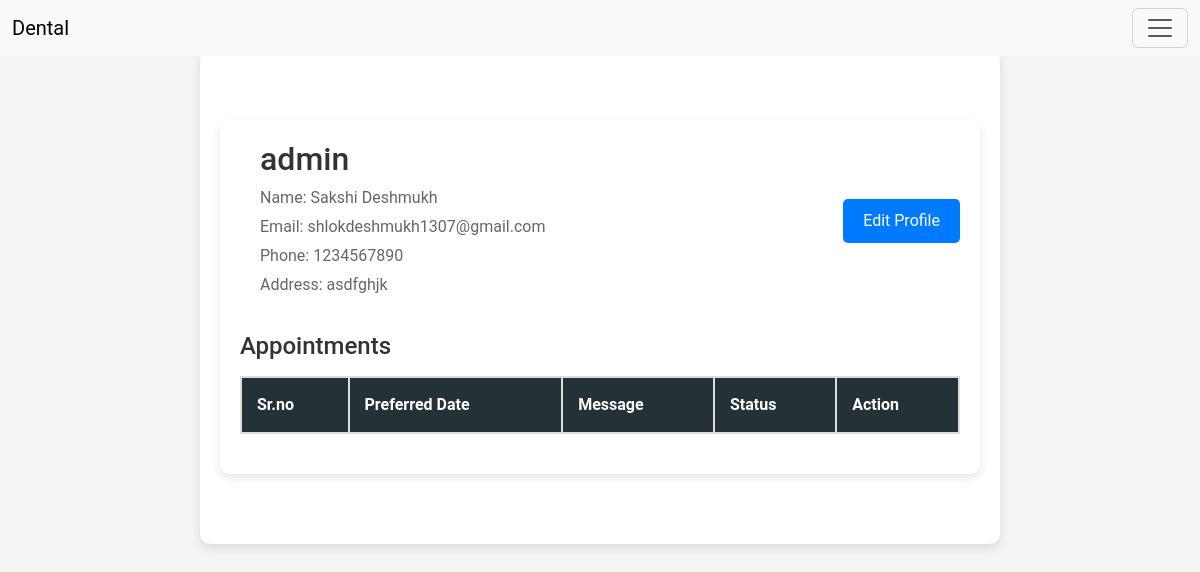
The app's page /profilepage/ (signed in), older data.
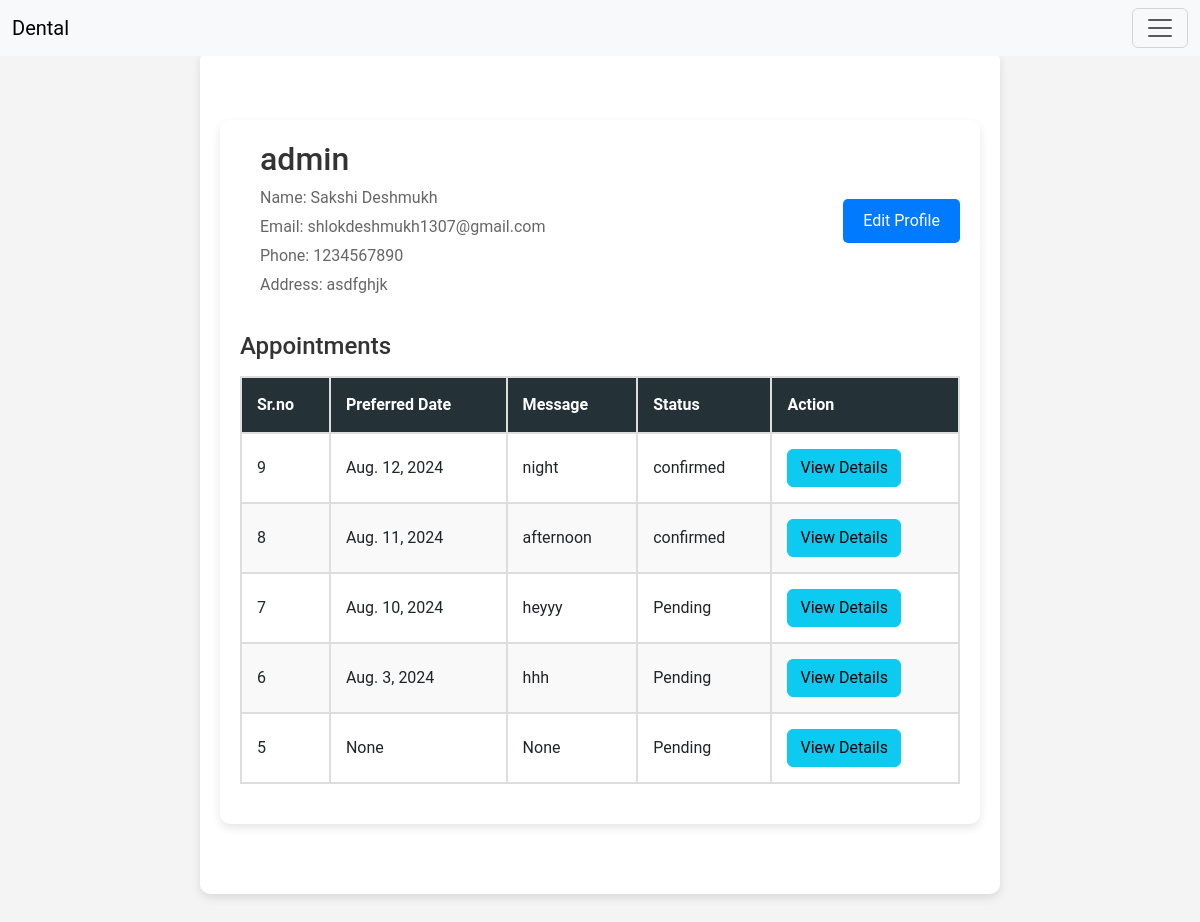
The same page, newer data.
### appoint/models.py (models this page shows, shortened)
class app(models.Model):
    user=models.ForeignKey(User, on_delete=models.CASCADE ,null=True)
    app_service=models.ManyToManyField(service, through='appitem')
    created_at= models.DateTimeField(auto_now_add=True,null=True)
    total_amount=models.DecimalField(max_digits=7,decimal_places=2,null=True)
    finalized = models.BooleanField(default=False)
    preferred_date = models.DateField(null=True)
    message = models.TextField(blank=True, null=True)
    STATUS_CHOICES = [
        ('Pending', 'Pending'),
        ('Confirmed', 'Confirmed'),
        ('Completed', 'Completed'),
        ('Cancelled', 'Cancelled'),
    ]
    status = models.CharField(max_length=10, choices=STATUS_CHOICES, default='Pending')

### cust/views.py (the view)
# urls.py: path('profilepage/',custprofilepage, name='profilepage'),
@login_required
def custprofilepage(request):
    user_profile, created = customer.objects.get_or_create(user=request.user)
    user=request.user
    appointments = app.objects.filter(user=request.user).order_by('-created_at')
    cuser={
        'user':user,
        'appointments':appointments,
    }
    return render(request, 'cust/profilepage.html',cuser)

### templates/cust/profilepage.html (shortened to what this page needs)
{% extends "cust/base.html" %}
{% block page %}
<!DOCTYPE html>
<html lang="en">
<head>
</head>
<body>
    <div class="container">
        <div class="profile-header">
            <div class="profile-details">
                <h1>{{ user.username }}</h1>
                <p>Name: {{ user.customer.name }}</p>
                <p>Email: {{ user.customer.email }}</p>
                <p>Phone: {{ user.customer.mobile }}</p>
                <p>Address: {{ user.customer.address }}</p>
            </div>
            <td>
                <a href="{% url 'edit_profile' user.customer.id %}" class="btn btn-success btn-edit">
                    Edit Profile
                </a>
            </td>
        </div>
        <h2>Appointments</h2>
        <table>
            <thead>
                <tr>
                    <th>Sr.no</th>
                    <th>Preferred Date</th>
                    <th>Message</th>
                    <th>Status</th>
                    <th>Action</th>
                </tr>
            </thead>
            <tbody>
                {% for appointment in appointments %}
                <tr>
                    <td>{{ appointment.id }}</td>
                    <td>{{ appointment.preferred_date }}</td>
                    <td>{{ appointment.message}}</td>
                    <td>{{ appointment.status }}</td>
                    <td>
                        <a href="{% url 'appointment_details' appointment.pk %}" class="btn btn-info">View Details</a>
                    </td>
                </tr>
                {% endfor %}
            </tbody>
        </table>
    </div>
</body>
</html>
{% endblock page %}

Row changes from the older to the newer data that the page shows:
added app: id "9", preferred_date "Aug. 12, 2024", message "night", status "confirmed"
added app: id "8", preferred_date "Aug. 11, 2024", message "afternoon", status "confirmed"
added app: id "7", preferred_date "Aug. 10, 2024", message "heyyy", status "Pending"
added app: id "6", preferred_date "Aug. 3, 2024", message "hhh", status "Pending"
added app: id "5", preferred_date "None", message "None", status "Pending"
